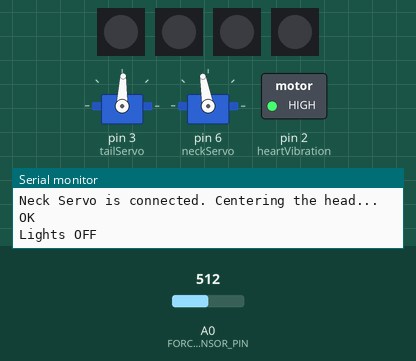
Bench run of a sketch on a simulated Arduino Uno, built with avr-gcc and run on an emulated ATmega328P. Shown: 4 × 1 RGB LEDs in strip order, left to right, 2 × servo, switched loads named in the sketch (green lamp = pin HIGH), the last lines printed to the serial monitor. Inputs (shaded band) come from the test bench; at power-on: A0 (FORCE_SENSOR_PIN) = 512. The audio player accepts every command and is not drawn; pins used as bus, display or sensor lines are not drawn.

Above: at 1.3 s.
At 2.05 s:
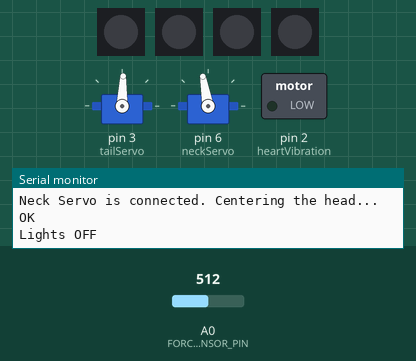
At 2.35 s:
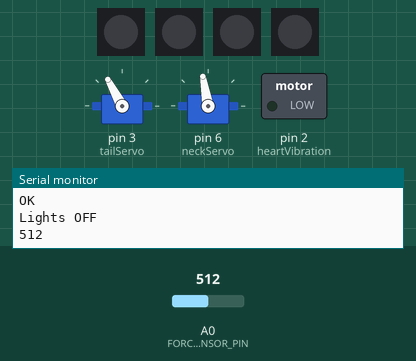
At 2.8 s:
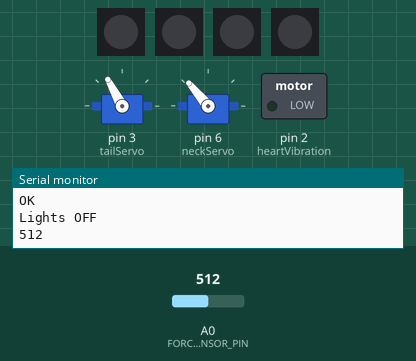
At 3.4 s:
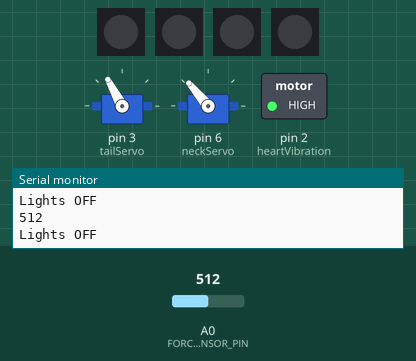
At 4.4 s:
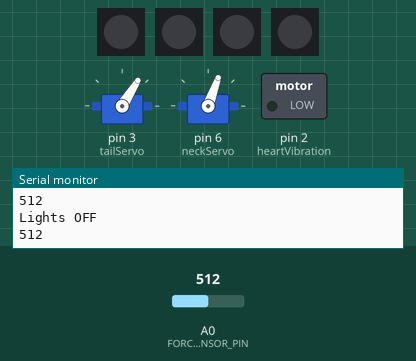
Timing chart, 0 to 8.6 s (numbered marks = the images above):
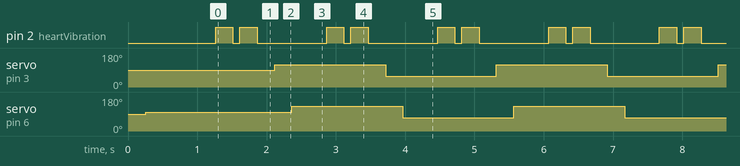

The sketch:

TRICC_V10.ino
```cpp
/*
 * Include all necessary libraries
 */
#include <Servo.h>                    // Servo library
#include <SoftwareSerial.h>           // DF Player Serial Communication Library
#include <DFRobotDFPlayerMini.h>      // DF Player Control Library
#include <Adafruit_NeoPixel.h>

/*
 *  Define Arduino Pins
 */
//Use pin 4 for extra 5 volts
#define VCC2 4
// Use A0 Pin for the Force Sensor
#define FORCE_SENSOR_PIN A0           // the FSR and 10K pulldown are connected to A0

// Flora NeoPixel v2 Pins
#define PIN1 5                         // Flora connected to pin 5
#define PIN2 9                         // Flora connected to pin 9
#define PIN3 10                        // Flora connected to pin 10
#define PIN4 11                        // Flora connected to pin 11

// Use pins 2 and 3 to communicate with DFPlayer Mini
static const uint8_t PIN_MP3_TX = 8;                     // Connects to module's RX
static const uint8_t PIN_MP3_RX = 7;                     // Connects to module's TX
SoftwareSerial softwareSerial(PIN_MP3_RX, PIN_MP3_TX);    // Starts DF Player Serial Communication
DFRobotDFPlayerMini player;                               // Create the Player object

int heartVibration = 2;               // Connects to vibration motor for heart

Adafruit_NeoPixel led1 = Adafruit_NeoPixel(1, PIN1); // Connects to first flora
Adafruit_NeoPixel led2 = Adafruit_NeoPixel(1, PIN2); // Connects to second flora
Adafruit_NeoPixel led3 = Adafruit_NeoPixel(1, PIN3); // Connects to third flora
Adafruit_NeoPixel led4 = Adafruit_NeoPixel(1, PIN4); // Connects to fourth flora
unsigned long untouchedStart = 0; // Millis time tracker for flora
int untouchedTime = 5000; // After untouchedTime ms, start floras and barking
bool untouched = true; // If dog hasn't been touched for more than untouchedTime
bool barked = false; // If dog has barked

// Define Tail Servo Object
Servo tailServo;
// Define Neck Servo Object
Servo neckServo;

/*
 *  Parameters
 */
// Tail Wagging Parameters
int wag_deg = 30;           // Wag Degree, Right Position > 88
int tail_center = 88;       // Tail Center Position
int wag_speed = 250;        // Wag Delay (Increase Delay, Decrease Speed)

// Head Nudging Parameters
int nudge_deg = 30;         // Nudge Down Position, Down Position > 100
int head_center = 100;      // Head Center Position
int nudge_speed = 500;      // Nudge Delay (Increase Delay, Decrease Speed)

// Touch Sensor Parameters
int max_noTouchCount = 2;   // Maximum Number of No Touch Counts

// Initialization
int noTouchCount = 0;      // Count number of no touches
bool start = true;         // Start touch status
int wag_direction = 1;     // Wag direction

void setup() {
  pinMode(VCC2, OUTPUT); //For extra 5 volts
  digitalWrite(VCC2, HIGH); //For extra 5 volts

  // Start Serial Communication
  Serial.begin(9600);

  pinMode(heartVibration, OUTPUT);

  // Start and set brightness for all Floras
  led1.begin();
  led1.setBrightness(127);
  led2.begin();
  led2.setBrightness(127);
  led3.begin();
  led3.setBrightness(127);
  led4.begin();
  led4.setBrightness(127);
  led1.setPixelColor(0, 0, 0, 0); // Reset all floras to start with no color
  led2.setPixelColor(0, 0, 0, 0);
  led3.setPixelColor(0, 0, 0, 0);
  led4.setPixelColor(0, 0, 0, 0);
  led1.show();
  led2.show();
  led3.show();
  led4.show();

  untouchedStart = millis(); // Start timer for floras

  // Attach to tail servo and center the tail.
  tailServo.attach(3);
  Serial.println("Tail Servo is connected. Centering the tail...");
  tailServo.write(tail_center);
  delay(wag_speed);
  // Attach to neck servo and center the head.
  neckServo.attach(6);
  Serial.println("Neck Servo is connected. Centering the head...");
  neckServo.write(head_center);
  delay(nudge_speed);

  // Start communication with DFPlayer Mini
  softwareSerial.begin(9600);
  if (player.begin(softwareSerial)) {
    Serial.println("OK");                                   // Print OK
    player.volume(20);                                      // Set volume to 20 (0 to 30)
  } else {
    Serial.println("Connecting to DFPlayer Mini failed!");  // Print Failed
  }
}

void loop() {
  // put your main code here, to run repeatedly:
  //--------------------------------------------

  if(untouched && (millis() - untouchedStart >= untouchedTime)){
     Serial.println("Lights ON");
     led1.setPixelColor(0, 66, 176, 245); // If hasn't been petted in the past 5 seconds, set lights
     led2.setPixelColor(0, 245, 66, 173);
     led3.setPixelColor(0, 245, 215, 66);
     led4.setPixelColor(0, 66, 245, 182);
     if(!barked){ // If the dog hasn't barked
      player.play(1);
      barked = true;
     }
    /* Continuously play after sound finishes
    if(player.readState() != 513)
    {
      player.play(1);
    }*/
  }else{
     Serial.println("Lights OFF");
     led1.setPixelColor(0, 0, 0, 0); // Otherwise, turn off all lights
     led2.setPixelColor(0, 0, 0, 0);
     led3.setPixelColor(0, 0, 0, 0);
     led4.setPixelColor(0, 0, 0, 0);
     barked = false;
  }
  led1.show();
  led2.show();
  led3.show();
  led4.show();

  digitalWrite(heartVibration, HIGH); //vibrate
  delay(250);
  digitalWrite(heartVibration, LOW); //vibrate
  delay(100);
  digitalWrite(heartVibration, HIGH); //vibrate
  delay(250);
  digitalWrite(heartVibration, LOW); //vibrate
  delay(250);

  // Read Force Sensor Input Value
  int force = analogRead(FORCE_SENSOR_PIN);
  Serial.println(force);

  // If the FS input is more than 50 or (Start Status is False and noTouchCount is less than 5)
  if(force > 200 || (!start && noTouchCount < max_noTouchCount))
  {
    if(start)
    {
      tailServo.write(tail_center + wag_direction * wag_deg); // Wag
      delay(wag_speed);
      neckServo.write(head_center + wag_direction * nudge_deg);  // Nudge Up
      delay(nudge_speed);
      start = false;              // Start status set to false because it is already started.
    }
    else
    {
      // If stop petting
      if(force <= 200)
      {
        // Start incrementing no touch count
         noTouchCount++;
      }
      else
      {
        // Reset the no touch count
        noTouchCount = 0;
      }
      tailServo.write(tail_center + wag_direction * wag_deg);    // Wag
      delay(wag_speed);
      neckServo.write(head_center + wag_direction * nudge_deg);  // Nudge
      delay(nudge_speed);
    }

    wag_direction *= -1;
    untouched = false;
  }
  else
  {
    if(!start)
    {
      tailServo.write(tail_center + wag_direction * wag_deg); // Wag
      delay(wag_speed);
      neckServo.write(head_center + wag_direction * nudge_deg); // Nudge
      delay(nudge_speed);
      start = true;
      untouched = true;
      untouchedStart = millis();
    }
    else
    {
      neckServo.write(head_center);    // Neck stills
      delay(nudge_speed);
      tailServo.write(tail_center);    // Stop Wagging
      delay(wag_speed);
    }
    noTouchCount = 0;
  }
}
```

Measured:
- by itself, pin 2 (heartVibration): repeats every 1.6 s: LOW 0.10 s, HIGH 0.25 s, LOW 1.0 s, HIGH 0.25 s
- by itself, servo on pin 3 (tailServo): alternates 118° for 1.6 s and 58° for 1.6 s
- by itself, servo on pin 6 (neckServo): repeats every 3.2 s: 130° 1.6 s, 70° 1.6 s
